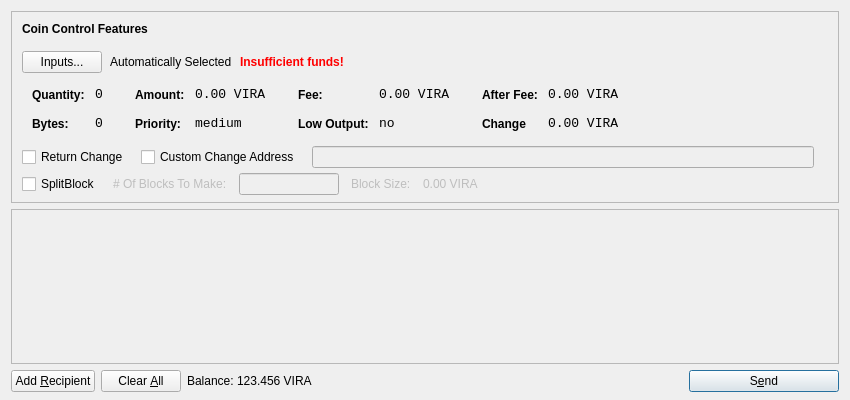
<?xml version="1.0" encoding="UTF-8"?>
<ui version="4.0">
 <class>SendCoinsDialog</class>
 <widget class="QDialog" name="SendCoinsDialog">
  <property name="geometry">
   <rect>
    <x>0</x>
    <y>0</y>
    <width>850</width>
    <height>400</height>
   </rect>
  </property>
  <property name="windowTitle">
   <string>Send Coins</string>
  </property>
  <layout class="QVBoxLayout" name="verticalLayout" stretch="0,1,0">
   <property name="bottomMargin">
    <number>8</number>
   </property>
   <item>
    <widget class="QFrame" name="frameCoinControl">
     <property name="sizePolicy">
      <sizepolicy hsizetype="Expanding" vsizetype="Expanding">
       <horstretch>0</horstretch>
       <verstretch>0</verstretch>
      </sizepolicy>
     </property>
     <property name="maximumSize">
      <size>
       <width>16777215</width>
       <height>16777215</height>
      </size>
     </property>
     <property name="frameShape">
      <enum>QFrame::StyledPanel</enum>
     </property>
     <property name="frameShadow">
      <enum>QFrame::Sunken</enum>
     </property>
     <layout class="QVBoxLayout" name="verticalLayoutCoinControl2">
      <property name="spacing">
       <number>-1</number>
      </property>
      <property name="leftMargin">
       <number>0</number>
      </property>
      <property name="topMargin">
       <number>0</number>
      </property>
      <property name="rightMargin">
       <number>0</number>
      </property>
      <property name="bottomMargin">
       <number>6</number>
      </property>
      <item>
       <layout class="QVBoxLayout" name="verticalLayoutCoinControl" stretch="0,0,0,0,1">
        <property name="spacing">
         <number>0</number>
        </property>
        <property name="leftMargin">
         <number>10</number>
        </property>
        <property name="topMargin">
         <number>10</number>
        </property>
        <item>
         <layout class="QHBoxLayout" name="horizontalLayoutCoinControl1">
          <property name="bottomMargin">
           <number>15</number>
          </property>
          <item>
           <widget class="QLabel" name="labelCoinControlFeatures">
            <property name="sizePolicy">
             <sizepolicy hsizetype="Preferred" vsizetype="Maximum">
              <horstretch>0</horstretch>
              <verstretch>0</verstretch>
             </sizepolicy>
            </property>
            <property name="font">
             <font>
              <weight>75</weight>
              <bold>true</bold>
             </font>
            </property>
            <property name="styleSheet">
             <string notr="true">font-weight:bold;</string>
            </property>
            <property name="text">
             <string>Coin Control Features</string>
            </property>
           </widget>
          </item>
         </layout>
        </item>
        <item>
         <layout class="QHBoxLayout" name="horizontalLayoutCoinControl2" stretch="0,0,0,0">
          <property name="spacing">
           <number>8</number>
          </property>
          <property name="bottomMargin">
           <number>10</number>
          </property>
          <item>
           <widget class="QPushButton" name="pushButtonCoinControl">
            <property name="styleSheet">
             <string notr="true"/>
            </property>
            <property name="text">
             <string>Inputs...</string>
            </property>
           </widget>
          </item>
          <item>
           <widget class="QLabel" name="labelCoinControlAutomaticallySelected">
            <property name="text">
             <string>Automatically Selected</string>
            </property>
            <property name="margin">
             <number>5</number>
            </property>
           </widget>
          </item>
          <item>
           <widget class="QLabel" name="labelCoinControlInsuffFunds">
            <property name="font">
             <font>
              <weight>75</weight>
              <bold>true</bold>
             </font>
            </property>
            <property name="styleSheet">
             <string notr="true">color:red;font-weight:bold;</string>
            </property>
            <property name="text">
             <string>Insufficient funds!</string>
            </property>
            <property name="margin">
             <number>5</number>
            </property>
           </widget>
          </item>
          <item>
           <spacer name="horizontalSpacerCoinControl">
            <property name="orientation">
             <enum>Qt::Horizontal</enum>
            </property>
            <property name="sizeHint" stdset="0">
             <size>
              <width>40</width>
              <height>1</height>
             </size>
            </property>
           </spacer>
          </item>
         </layout>
        </item>
        <item>
         <widget class="QWidget" name="widgetCoinControl" native="true">
          <property name="sizePolicy">
           <sizepolicy hsizetype="Preferred" vsizetype="Preferred">
            <horstretch>0</horstretch>
            <verstretch>0</verstretch>
           </sizepolicy>
          </property>
          <property name="minimumSize">
           <size>
            <width>0</width>
            <height>0</height>
           </size>
          </property>
          <property name="styleSheet">
           <string notr="true"/>
          </property>
          <layout class="QHBoxLayout" name="horizontalLayoutCoinControl5">
           <property name="margin">
            <number>0</number>
           </property>
           <item>
            <layout class="QHBoxLayout" name="horizontalLayoutCoinControl3" stretch="0,0,0,1">
             <property name="spacing">
              <number>20</number>
             </property>
             <property name="topMargin">
              <number>0</number>
             </property>
             <property name="bottomMargin">
              <number>10</number>
             </property>
             <item>
              <layout class="QFormLayout" name="formLayoutCoinControl1">
               <property name="horizontalSpacing">
                <number>10</number>
               </property>
               <property name="verticalSpacing">
                <number>14</number>
               </property>
               <property name="leftMargin">
                <number>10</number>
               </property>
               <property name="topMargin">
                <number>4</number>
               </property>
               <property name="rightMargin">
                <number>6</number>
               </property>
               <item row="0" column="0">
                <widget class="QLabel" name="labelCoinControlQuantityText">
                 <property name="styleSheet">
                  <string notr="true">font-weight:bold;</string>
                 </property>
                 <property name="text">
                  <string>Quantity:</string>
                 </property>
                 <property name="margin">
                  <number>0</number>
                 </property>
                </widget>
               </item>
               <item row="0" column="1">
                <widget class="QLabel" name="labelCoinControlQuantity">
                 <property name="font">
                  <font>
                   <family>Monospace</family>
                   <pointsize>10</pointsize>
                  </font>
                 </property>
                 <property name="cursor">
                  <cursorShape>IBeamCursor</cursorShape>
                 </property>
                 <property name="contextMenuPolicy">
                  <enum>Qt::ActionsContextMenu</enum>
                 </property>
                 <property name="text">
                  <string>0</string>
                 </property>
                 <property name="margin">
                  <number>0</number>
                 </property>
                 <property name="textInteractionFlags">
                  <set>Qt::LinksAccessibleByMouse|Qt::TextSelectableByKeyboard|Qt::TextSelectableByMouse</set>
                 </property>
                </widget>
               </item>
               <item row="1" column="0">
                <widget class="QLabel" name="labelCoinControlBytesText">
                 <property name="styleSheet">
                  <string notr="true">font-weight:bold;</string>
                 </property>
                 <property name="text">
                  <string>Bytes:</string>
                 </property>
                </widget>
               </item>
               <item row="1" column="1">
                <widget class="QLabel" name="labelCoinControlBytes">
                 <property name="font">
                  <font>
                   <family>Monospace</family>
                   <pointsize>10</pointsize>
                  </font>
                 </property>
                 <property name="cursor">
                  <cursorShape>IBeamCursor</cursorShape>
                 </property>
                 <property name="contextMenuPolicy">
                  <enum>Qt::ActionsContextMenu</enum>
                 </property>
                 <property name="text">
                  <string>0</string>
                 </property>
                 <property name="textInteractionFlags">
                  <set>Qt::LinksAccessibleByMouse|Qt::TextSelectableByKeyboard|Qt::TextSelectableByMouse</set>
                 </property>
                </widget>
               </item>
              </layout>
             </item>
             <item>
              <layout class="QFormLayout" name="formLayoutCoinControl2">
               <property name="horizontalSpacing">
                <number>10</number>
               </property>
               <property name="verticalSpacing">
                <number>14</number>
               </property>
               <property name="leftMargin">
                <number>6</number>
               </property>
               <property name="topMargin">
                <number>4</number>
               </property>
               <property name="rightMargin">
                <number>6</number>
               </property>
               <item row="0" column="0">
                <widget class="QLabel" name="labelCoinControlAmountText">
                 <property name="styleSheet">
                  <string notr="true">font-weight:bold;</string>
                 </property>
                 <property name="text">
                  <string>Amount:</string>
                 </property>
                 <property name="margin">
                  <number>0</number>
                 </property>
                </widget>
               </item>
               <item row="0" column="1">
                <widget class="QLabel" name="labelCoinControlAmount">
                 <property name="font">
                  <font>
                   <family>Monospace</family>
                   <pointsize>10</pointsize>
                  </font>
                 </property>
                 <property name="cursor">
                  <cursorShape>IBeamCursor</cursorShape>
                 </property>
                 <property name="contextMenuPolicy">
                  <enum>Qt::ActionsContextMenu</enum>
                 </property>
                 <property name="text">
                  <string>0.00 VIRA</string>
                 </property>
                 <property name="textInteractionFlags">
                  <set>Qt::LinksAccessibleByMouse|Qt::TextSelectableByKeyboard|Qt::TextSelectableByMouse</set>
                 </property>
                </widget>
               </item>
               <item row="1" column="0">
                <widget class="QLabel" name="labelCoinControlPriorityText">
                 <property name="styleSheet">
                  <string notr="true">font-weight:bold;</string>
                 </property>
                 <property name="text">
                  <string>Priority:</string>
                 </property>
                </widget>
               </item>
               <item row="1" column="1">
                <widget class="QLabel" name="labelCoinControlPriority">
                 <property name="font">
                  <font>
                   <family>Monospace</family>
                   <pointsize>10</pointsize>
                  </font>
                 </property>
                 <property name="cursor">
                  <cursorShape>IBeamCursor</cursorShape>
                 </property>
                 <property name="contextMenuPolicy">
                  <enum>Qt::ActionsContextMenu</enum>
                 </property>
                 <property name="text">
                  <string>medium</string>
                 </property>
                 <property name="textInteractionFlags">
                  <set>Qt::LinksAccessibleByMouse|Qt::TextSelectableByKeyboard|Qt::TextSelectableByMouse</set>
                 </property>
                </widget>
               </item>
              </layout>
             </item>
             <item>
              <layout class="QFormLayout" name="formLayoutCoinControl3">
               <property name="horizontalSpacing">
                <number>10</number>
               </property>
               <property name="verticalSpacing">
                <number>14</number>
               </property>
               <property name="leftMargin">
                <number>6</number>
               </property>
               <property name="topMargin">
                <number>4</number>
               </property>
               <property name="rightMargin">
                <number>6</number>
               </property>
               <item row="0" column="0">
                <widget class="QLabel" name="labelCoinControlFeeText">
                 <property name="styleSheet">
                  <string notr="true">font-weight:bold;</string>
                 </property>
                 <property name="text">
                  <string>Fee:</string>
                 </property>
                 <property name="margin">
                  <number>0</number>
                 </property>
                </widget>
               </item>
               <item row="0" column="1">
                <widget class="QLabel" name="labelCoinControlFee">
                 <property name="font">
                  <font>
                   <family>Monospace</family>
                   <pointsize>10</pointsize>
                  </font>
                 </property>
                 <property name="cursor">
                  <cursorShape>IBeamCursor</cursorShape>
                 </property>
                 <property name="contextMenuPolicy">
                  <enum>Qt::ActionsContextMenu</enum>
                 </property>
                 <property name="text">
                  <string>0.00 VIRA</string>
                 </property>
                 <property name="textInteractionFlags">
                  <set>Qt::LinksAccessibleByMouse|Qt::TextSelectableByKeyboard|Qt::TextSelectableByMouse</set>
                 </property>
                </widget>
               </item>
               <item row="1" column="0">
                <widget class="QLabel" name="labelCoinControlLowOutputText">
                 <property name="styleSheet">
                  <string notr="true">font-weight:bold;</string>
                 </property>
                 <property name="text">
                  <string>Low Output:</string>
                 </property>
                </widget>
               </item>
               <item row="1" column="1">
                <widget class="QLabel" name="labelCoinControlLowOutput">
                 <property name="font">
                  <font>
                   <family>Monospace</family>
                   <pointsize>10</pointsize>
                  </font>
                 </property>
                 <property name="cursor">
                  <cursorShape>IBeamCursor</cursorShape>
                 </property>
                 <property name="contextMenuPolicy">
                  <enum>Qt::ActionsContextMenu</enum>
                 </property>
                 <property name="text">
                  <string>no</string>
                 </property>
                 <property name="textInteractionFlags">
                  <set>Qt::LinksAccessibleByMouse|Qt::TextSelectableByKeyboard|Qt::TextSelectableByMouse</set>
                 </property>
                </widget>
               </item>
              </layout>
             </item>
             <item>
              <layout class="QFormLayout" name="formLayoutCoinControl4">
               <property name="fieldGrowthPolicy"> 
                <enum>QFormLayout::AllNonFixedFieldsGrow</enum> 
               </property>
               <property name="horizontalSpacing">
                <number>10</number>
               </property>
               <property name="verticalSpacing">
                <number>14</number>
               </property>
               <property name="leftMargin">
                <number>6</number>
               </property>
               <property name="topMargin">
                <number>4</number>
               </property>
               <property name="rightMargin">
                <number>6</number>
               </property>
               <item row="0" column="0">
                <widget class="QLabel" name="labelCoinControlAfterFeeText">
                 <property name="styleSheet">
                  <string notr="true">font-weight:bold;</string>
                 </property>
                 <property name="text">
                  <string>After Fee:</string>
                 </property>
                 <property name="margin">
                  <number>0</number>
                 </property>
                </widget>
               </item>
               <item row="0" column="1">
                <widget class="QLabel" name="labelCoinControlAfterFee">
                 <property name="font">
                  <font>
                   <family>Monospace</family>
                   <pointsize>10</pointsize>
                  </font>
                 </property>
                 <property name="cursor">
                  <cursorShape>IBeamCursor</cursorShape>
                 </property>
                 <property name="contextMenuPolicy">
                  <enum>Qt::ActionsContextMenu</enum>
                 </property>
                 <property name="text">
                  <string>0.00 VIRA</string>
                 </property>
                 <property name="textInteractionFlags">
                  <set>Qt::LinksAccessibleByMouse|Qt::TextSelectableByKeyboard|Qt::TextSelectableByMouse</set>
                 </property>
                </widget>
               </item>
               <item row="1" column="0">
                <widget class="QLabel" name="labelCoinControlChangeText">
                 <property name="styleSheet">
                  <string notr="true">font-weight:bold;</string>
                 </property>
                 <property name="text">
                  <string>Change</string>
                 </property>
                </widget>
               </item>
               <item row="1" column="1">
                <widget class="QLabel" name="labelCoinControlChange">
                 <property name="font">
                  <font>
                   <family>Monospace</family>
                   <pointsize>10</pointsize>
                  </font>
                 </property>
                 <property name="cursor">
                  <cursorShape>IBeamCursor</cursorShape>
                 </property>
                 <property name="contextMenuPolicy">
                  <enum>Qt::ActionsContextMenu</enum>
                 </property>
                 <property name="text">
                  <string>0.00 VIRA</string>
                 </property>
                 <property name="textInteractionFlags">
                  <set>Qt::LinksAccessibleByMouse|Qt::TextSelectableByKeyboard|Qt::TextSelectableByMouse</set>
                 </property>
                </widget>
               </item>
              </layout>
             </item>
            </layout>
           </item>
          </layout>
         </widget>
        </item>
        <item>
         <layout class="QHBoxLayout" name="horizontalLayoutCoinControl4" stretch="0,0,0,0">
          <property name="spacing">
           <number>12</number>
          </property>
          <property name="sizeConstraint">
           <enum>QLayout::SetDefaultConstraint</enum>
          </property>
          <property name="topMargin">
           <number>5</number>
          </property>
          <property name="rightMargin">
           <number>5</number>
          </property>
		  <item> 
		   <widget class="QCheckBox" name="returnChangeCheckBox">
 		    <property name="text">
 		     <string>Return Change</string>
 		    </property>
 		   </widget>
 		  </item>		  
          <item>
           <widget class="QCheckBox" name="checkBoxCoinControlChange">
            <property name="text">
             <string>Custom Change Address</string>
            </property>
           </widget>
          </item>
          <item>
           <widget class="QLineEdit" name="lineEditCoinControlChange">
            <property name="enabled">
             <bool>false</bool>
            </property>
            <property name="sizePolicy">
             <sizepolicy hsizetype="Expanding" vsizetype="Fixed">
              <horstretch>0</horstretch>
              <verstretch>0</verstretch>
             </sizepolicy>
            </property>
           </widget>
          </item>
          <item>
           <widget class="QLabel" name="labelCoinControlChangeLabel">
            <property name="sizePolicy">
             <sizepolicy hsizetype="Preferred" vsizetype="Expanding">
              <horstretch>0</horstretch>
              <verstretch>0</verstretch>
             </sizepolicy>
            </property>
            <property name="minimumSize">
             <size>
              <width>0</width>
              <height>0</height>
             </size>
            </property>
            <property name="text">
             <string/>
            </property>
            <property name="margin">
             <number>3</number>
            </property>
           </widget>
          </item>
         </layout>
        </item>
        <item>
         <layout class="QHBoxLayout" name="horizontalLayoutCoinControl4a" stretch="0,0,0,0">
          <property name="alignment" >
         <set>Qt::AlignLeft</set>
          </property>
          <property name="spacing">
           <number>12</number>
          </property>
          <property name="sizeConstraint">
           <enum>QLayout::SetDefaultConstraint</enum>
          </property>
          <property name="topMargin">
           <number>5</number>
          </property>
          <property name="rightMargin">
           <number>5</number>
          </property>
           <item> 
           <widget class="QCheckBox" name="splitBlockCheckBox"> 
            <property name="text"> 
             <string>SplitBlock</string> 
            </property> 
           </widget> 
          </item> 
          <item> 
           <widget class="QLabel" name="labelBlocksToMakeText"> 
            <property name="enabled"> 
             <bool>false</bool> 
            </property> 
            <property name="text"> 
             <string># Of Blocks To Make:</string> 
            </property> 
           </widget> 
          </item>
          <item> 
           <widget class="QLineEdit" name="splitBlockLineEdit"> 
            <property name="enabled"> 
             <bool>false</bool> 
            </property> 
            <property name="sizePolicy"> 
             <sizepolicy hsizetype="Fixed" vsizetype="Fixed"> 
              <horstretch>0</horstretch> 
              <verstretch>0</verstretch> 
             </sizepolicy> 
            </property> 
            <property name="maximumSize"> 
             <size> 
              <width>100</width> 
              <height>16777215</height> 
             </size> 
            </property> 
           </widget> 
          </item> 
          <item> 
           <widget class="QLabel" name="labelBlockSizeText"> 
            <property name="enabled"> 
             <bool>false</bool> 
            </property> 
            <property name="text"> 
             <string>Block Size:</string> 
            </property> 
           </widget> 
          </item> 
          <item> 
           <widget class="QLabel" name="labelBlockSize"> 
            <property name="enabled"> 
             <bool>false</bool> 
            </property> 
            <property name="text"> 
             <string>0.00 VIRA</string> 
            </property>
           </widget> 
           </item>
         </layout>
        </item>
        <item>
         <spacer name="verticalSpacerCoinControl">
          <property name="orientation">
           <enum>Qt::Vertical</enum>
          </property>
          <property name="sizeHint" stdset="0">
           <size>
            <width>800</width>
            <height>1</height>
           </size>
          </property>
         </spacer>
        </item>
       </layout>
      </item>
     </layout>
    </widget>
   </item>
   <item>
    <widget class="QScrollArea" name="scrollArea">
     <property name="widgetResizable">
      <bool>true</bool>
     </property>
     <widget class="QWidget" name="scrollAreaWidgetContents">
      <property name="geometry">
       <rect>
        <x>0</x>
        <y>0</y>
        <width>830</width>
        <height>172</height>
       </rect>
      </property>
      <layout class="QVBoxLayout" name="verticalLayout_2">
       <property name="margin">
        <number>0</number>
       </property>
       <item>
        <layout class="QVBoxLayout" name="entries">
         <property name="spacing">
          <number>6</number>
         </property>
        </layout>
       </item>
       <item>
        <spacer name="verticalSpacer">
         <property name="orientation">
          <enum>Qt::Vertical</enum>
         </property>
         <property name="sizeHint" stdset="0">
          <size>
           <width>20</width>
           <height>40</height>
          </size>
         </property>
        </spacer>
       </item>
      </layout>
     </widget>
    </widget>
   </item>
   <item>
    <layout class="QHBoxLayout" name="horizontalLayout">
     <item>
      <widget class="QPushButton" name="addButton">
       <property name="toolTip">
        <string>Send to multiple recipients at once</string>
       </property>
       <property name="text">
        <string>Add &amp;Recipient</string>
       </property>
       <property name="icon">
        <iconset resource="../bitcoin.qrc">
         <normaloff>:/icons/add</normaloff>:/icons/add</iconset>
       </property>
       <property name="autoDefault">
        <bool>false</bool>
       </property>
      </widget>
     </item>
     <item>
      <widget class="QPushButton" name="clearButton">
       <property name="sizePolicy">
        <sizepolicy hsizetype="Minimum" vsizetype="Fixed">
         <horstretch>0</horstretch>
         <verstretch>0</verstretch>
        </sizepolicy>
       </property>
       <property name="toolTip">
        <string>Remove all transaction fields</string>
       </property>
       <property name="text">
        <string>Clear &amp;All</string>
       </property>
       <property name="icon">
        <iconset resource="../bitcoin.qrc">
         <normaloff>:/icons/remove</normaloff>:/icons/remove</iconset>
       </property>
       <property name="autoRepeatDelay">
        <number>300</number>
       </property>
       <property name="autoDefault">
        <bool>false</bool>
       </property>
      </widget>
     </item>
     <item>
      <layout class="QHBoxLayout" name="horizontalLayout_2">
       <property name="spacing">
        <number>3</number>
       </property>
       <item>
        <widget class="QLabel" name="label">
         <property name="sizePolicy">
          <sizepolicy hsizetype="Preferred" vsizetype="Fixed">
           <horstretch>0</horstretch>
           <verstretch>0</verstretch>
          </sizepolicy>
         </property>
         <property name="text">
          <string>Balance:</string>
         </property>
        </widget>
       </item>
       <item>
        <widget class="QLabel" name="labelBalance">
         <property name="sizePolicy">
          <sizepolicy hsizetype="Preferred" vsizetype="Fixed">
           <horstretch>0</horstretch>
           <verstretch>0</verstretch>
          </sizepolicy>
         </property>
         <property name="cursor">
          <cursorShape>IBeamCursor</cursorShape>
         </property>
         <property name="text">
          <string>123.456 VIRA</string>
         </property>
         <property name="textInteractionFlags">
          <set>Qt::LinksAccessibleByMouse|Qt::TextSelectableByKeyboard|Qt::TextSelectableByMouse</set>
         </property>
        </widget>
       </item>
      </layout>
     </item>
     <item>
      <spacer name="horizontalSpacer">
       <property name="orientation">
        <enum>Qt::Horizontal</enum>
       </property>
       <property name="sizeHint" stdset="0">
        <size>
         <width>40</width>
         <height>20</height>
        </size>
       </property>
      </spacer>
     </item>
     <item>
      <widget class="QPushButton" name="sendButton">
       <property name="minimumSize">
        <size>
         <width>150</width>
         <height>0</height>
        </size>
       </property>
       <property name="toolTip">
        <string>Confirm the send action</string>
       </property>
       <property name="text">
        <string>S&amp;end</string>
       </property>
       <property name="icon">
        <iconset resource="../bitcoin.qrc">
         <normaloff>:/icons/send</normaloff>:/icons/send</iconset>
       </property>
       <property name="default">
        <bool>true</bool>
       </property>
      </widget>
     </item>
    </layout>
   </item>
  </layout>
 </widget>
 <resources>
  <include location="../bitcoin.qrc"/>
 </resources>
 <connections/>
</ui>
